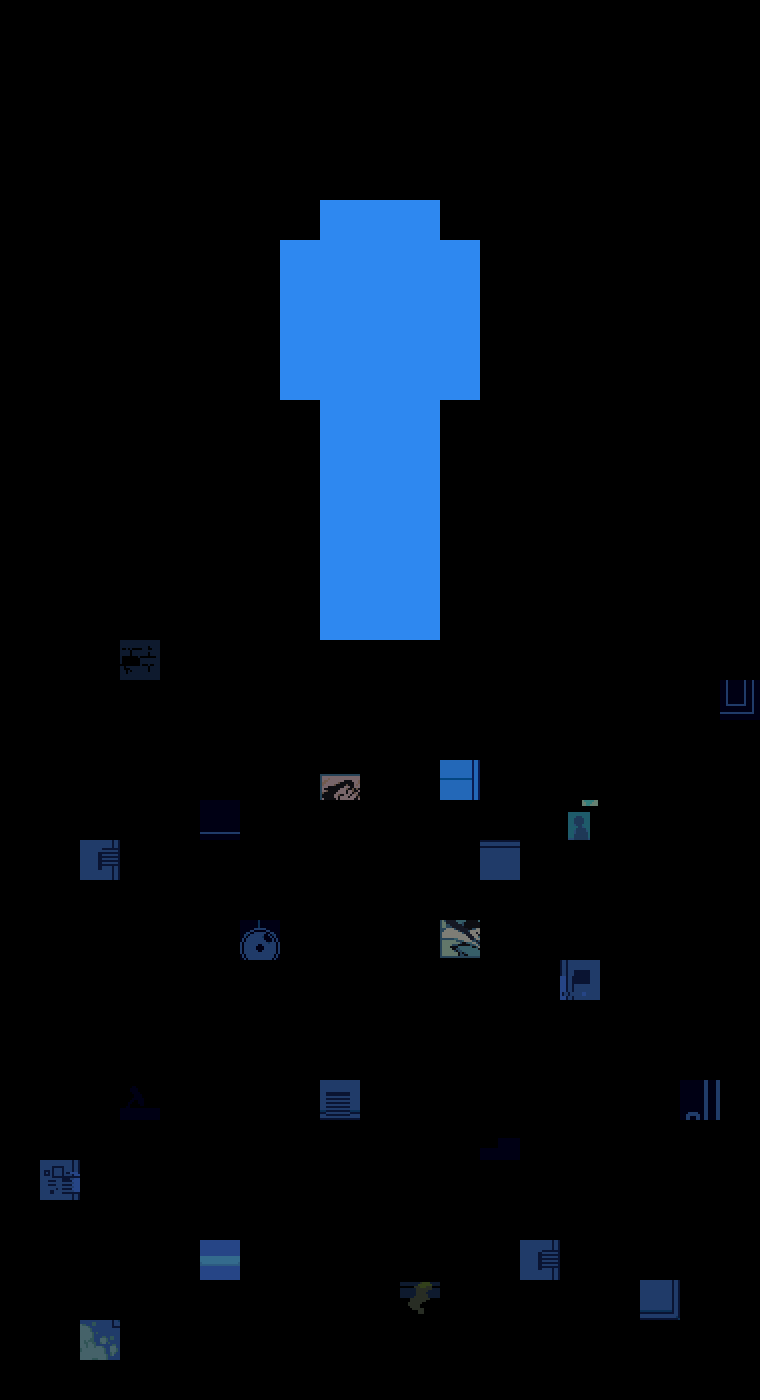

This is a level from a 2D game, rendered from its Tiled map with the project's own tilesets. A one-line summary and the complete map file follow:
An orthogonal 19x35 tile map with 40x40 px tiles, 1 tile layer (Tile Layer 1), 4 tilesets and 36 objects (16x blocktree, spawn, transition, npc, prophecy).

<map version="1.10" tiledversion="1.11.2" orientation="orthogonal" renderorder="right-down" width="19" height="35" tilewidth="40" tileheight="40" infinite="0" nextlayerid="13" nextobjectid="217">
 <editorsettings>
  <export target="alley3.lua" format="lua" />
 </editorsettings>
 <properties>
  <property name="music" value="M.A.N." />
 </properties>
 <tileset firstgid="1" source="../tilesets/alley_animated.tsx" />
 <tileset firstgid="34" source="../tilesets/alley.tsx" />
 <tileset firstgid="349" source="../tilesets/city_alley.tsx" />
 <tileset firstgid="459" source="../tilesets/street_edges.tsx" />
 <layer id="1" name="Tile Layer 1" width="19" height="35">
  <data encoding="csv">
0,0,0,0,0,0,0,0,0,0,0,0,0,0,0,0,0,0,0,
0,0,0,0,0,0,0,0,0,0,0,0,0,0,0,0,0,0,0,
0,0,0,0,0,0,0,0,0,0,0,0,0,0,0,0,0,0,0,
0,0,0,0,0,0,0,0,0,0,0,0,0,0,0,0,0,0,0,
0,0,0,0,0,0,0,0,0,0,0,0,0,0,0,0,0,0,0,
0,0,0,0,0,0,0,0,543,543,543,0,0,0,0,0,0,0,0,
0,0,0,0,0,0,0,541,542,543,544,545,0,0,0,0,0,0,0,
0,0,0,0,0,0,0,581,582,581,582,583,0,0,0,0,0,0,0,
0,0,0,0,0,0,0,594,595,594,595,596,0,0,0,0,0,0,0,
0,0,0,0,0,0,0,594,595,594,595,596,0,0,0,0,0,0,0,
0,0,0,0,0,0,0,0,568,569,570,0,0,0,0,0,0,0,0,
0,0,0,0,0,0,0,0,568,569,570,0,0,0,0,0,0,0,0,
0,0,0,0,0,0,0,0,568,569,570,0,0,0,0,0,0,0,0,
0,0,0,0,0,0,0,0,568,569,570,0,0,0,0,0,0,0,0,
0,0,0,0,0,0,0,0,581,582,583,0,0,0,0,0,0,0,0,
0,0,0,0,0,0,0,0,594,595,596,0,0,0,0,0,0,0,0,
0,0,0,327,0,0,0,0,0,0,0,0,0,0,0,0,0,0,0,
0,0,0,0,0,0,0,0,0,0,0,0,0,0,0,0,0,0,500,
0,0,0,0,0,0,0,0,0,0,0,0,0,0,0,0,0,0,0,
0,0,0,0,0,0,0,0,50,0,0,553,0,0,0,0,0,0,0,
0,0,0,0,0,577,0,0,0,0,0,0,0,0,79,0,0,0,0,
0,0,14,0,0,0,0,0,0,0,0,0,31,0,0,0,0,0,0,
0,0,0,0,0,0,0,0,0,0,0,0,0,0,0,0,0,0,0,
0,0,0,0,0,0,376,0,0,0,0,95,0,0,0,0,0,0,0,
0,0,0,0,0,0,0,0,0,0,0,0,0,0,21,0,0,0,0,
0,0,0,0,0,0,0,0,0,0,0,0,0,0,0,0,0,0,0,
0,0,0,0,0,0,0,0,0,0,0,0,0,0,0,0,0,0,0,
0,0,0,661,0,0,0,0,4,0,0,0,0,0,0,0,0,380,0,
0,0,0,0,0,0,0,0,0,0,0,0,659,0,0,0,0,0,0,
0,16,0,0,0,0,0,0,0,0,0,0,0,0,0,0,0,0,0,
0,0,0,0,0,0,0,0,0,0,0,0,0,0,0,0,0,0,0,
0,0,0,0,0,158,0,0,0,0,0,0,0,13,0,0,0,0,0,
0,0,0,0,0,0,0,0,0,0,283,0,0,0,0,0,410,0,0,
0,0,440,0,0,0,0,0,0,0,0,0,0,0,0,0,0,0,0,
0,0,0,0,0,0,0,0,0,0,0,0,0,0,0,0,0,0,0
</data>
 </layer>
 <objectgroup color="#0000ff" id="4" name="collision">
  <object id="121" x="760" y="280" width="40" height="1120" />
  <object id="123" x="-40" y="280" width="40" height="1120" />
  <object id="124" x="0" y="1400" width="320" height="40" />
  <object id="125" x="440" y="1400" width="320" height="40" />
  <object id="137" x="440" y="520" width="360" height="40" />
  <object id="138" x="0" y="520" width="320" height="40" />
  <object id="139" x="280" y="400" width="40" height="120" />
  <object id="141" x="440" y="400" width="40" height="120" />
  <object id="142" x="240" y="280" width="40" height="120" />
  <object id="143" x="480" y="280" width="40" height="120" />
  <object id="144" x="0" y="160" width="800" height="40" />
  <object id="159" x="-40" y="200" width="40" height="80" />
  <object id="161" x="240" y="240" width="40" height="40" />
  <object id="162" x="480" y="240" width="40" height="40" />
  <object id="163" x="280" y="200" width="200" height="40" />
  <object id="164" x="760" y="200" width="40" height="80" />
 </objectgroup>
 <objectgroup color="#00ffff" id="6" name="blockcollision" />
 <objectgroup id="10" name="objects_buttons" />
 <objectgroup color="#ff0000" id="12" name="paths" />
 <objectgroup color="#7f00ff" id="3" name="markers">
  <object id="2" name="spawn" x="380" y="1360">
   <point />
  </object>
 </objectgroup>
 <objectgroup color="#ff00ff" id="2" name="objects">
  <object id="4" name="transition" x="395" y="1485" width="40" height="80">
   <properties>
    <property name="map" value="alley3" />
    <property name="marker" value="spawn" />
   </properties>
   <polygon points="-75,-85 45,-85 45,-45 -75,-45" />
  </object>
  <object id="104" name="blocktree" x="360" y="280" width="40" height="40">
   <properties>
    <property name="flagcheck" value="!man_room" />
   </properties>
  </object>
  <object id="155" name="blocktree" x="755" y="1102" width="40" height="40">
   <properties>
    <property name="flagcheck" value="!man_room" />
   </properties>
  </object>
  <object id="165" name="npc" x="360" y="360" width="40" height="40">
   <properties>
    <property name="actor" value="starwalker" />
    <property name="cutscene" value="starwalker_NEO" />
   </properties>
  </object>
  <object id="171" name="blocktree" x="-91" y="1171" width="40" height="40">
   <properties>
    <property name="flagcheck" value="!man_room" />
   </properties>
  </object>
  <object id="174" name="blocktree" x="726" y="1430" width="40" height="40">
   <properties>
    <property name="flagcheck" value="!man_room" />
   </properties>
  </object>
  <object id="181" name="blocktree" x="585" y="1510" width="40" height="40">
   <properties>
    <property name="flagcheck" value="!man_room" />
   </properties>
  </object>
  <object id="183" name="blocktree" x="-99" y="1361" width="40" height="40">
   <properties>
    <property name="flagcheck" value="!man_room" />
   </properties>
  </object>
  <object id="186" name="blocktree" x="-31" y="1033" width="40" height="40">
   <properties>
    <property name="flagcheck" value="!man_room" />
   </properties>
  </object>
  <object id="190" name="blocktree" x="-75" y="822" width="40" height="40">
   <properties>
    <property name="flagcheck" value="!man_room" />
   </properties>
  </object>
  <object id="197" name="blocktree" x="825" y="1321" width="40" height="40">
   <properties>
    <property name="flagcheck" value="!man_room" />
   </properties>
  </object>
  <object id="200" name="blocktree" x="824" y="990" width="40" height="40">
   <properties>
    <property name="flagcheck" value="!man_room" />
   </properties>
  </object>
  <object id="203" name="blocktree" x="811" y="805" width="40" height="40">
   <properties>
    <property name="flagcheck" value="!man_room" />
   </properties>
  </object>
  <object id="206" name="blocktree" x="292" y="1498" width="40" height="40">
   <properties>
    <property name="flagcheck" value="!man_room" />
   </properties>
  </object>
  <object id="210" name="blocktree" x="-16" y="1480" width="40" height="40">
   <properties>
    <property name="flagcheck" value="!man_room" />
   </properties>
  </object>
  <object id="211" name="blocktree" x="214" y="1202" width="40" height="40">
   <properties>
    <property name="flagcheck" value="!man_room" />
   </properties>
  </object>
  <object id="212" name="blocktree" x="605" y="967" width="40" height="40">
   <properties>
    <property name="flagcheck" value="!man_room" />
   </properties>
  </object>
  <object id="213" name="blocktree" x="124" y="941" width="40" height="40">
   <properties>
    <property name="flagcheck" value="!man_room" />
   </properties>
  </object>
  <object id="214" name="prophecy" x="240" y="800" width="280" height="600">
   <properties>
    <property name="fade" type="bool" value="true" />
    <property name="no_back" type="bool" value="true" />
    <property name="text" value="NABLA WARRIORS OF THE WEAST." />
    <property name="texture" value="NABLARUNE" />
    <property name="txt_offx" type="float" value="-40" />
    <property name="txt_offy" type="float" value="25" />
   </properties>
  </object>
 </objectgroup>
 <objectgroup color="#00c000" id="5" name="controllers" />
</map>
